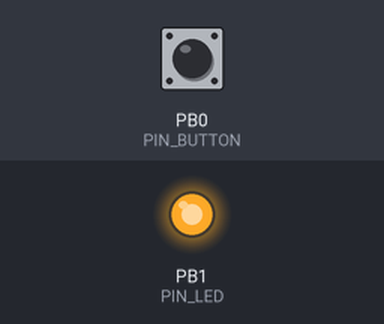
The sketch below on a simulated ATtiny85, built with avr-gcc and run on an emulated ATtiny85. On the bench: output pins drawn as LEDs (lit = HIGH). The test bench sets the inputs (shaded band); at power-on: PB0 (PIN_BUTTON) LOW.

Above: at 1.7 s.
1.8 s: PB0 (PIN_BUTTON) pulled HIGH for 3.2 s
At 7.59 s:
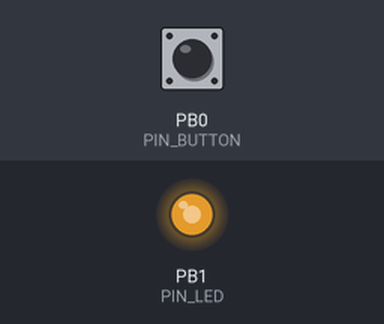
8.0 s: PB0 (PIN_BUTTON) pulled HIGH for 0.15 s
11.0 s: PB0 (PIN_BUTTON) pulled HIGH for 1 s
At 15.2 s:
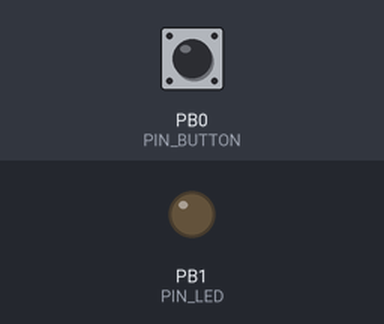
Timing chart, 0 to 20.7 s (numbered marks = the images above; inputs shaded):
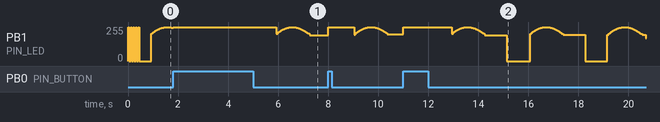

The sketch:

thebutton.ino
```cpp
// The button
// Handles a single button to act as a keyboard input

#include <Arduino.h>
#include <DigiKeyboard.h>

#define PIN_BUTTON 0
#define PIN_LED 1

// Uncomment to send a single keystroke
// #define KEYSTROKE KEY_F // to pay respects

// Uncomment to to send a keystroke + modifier
// #define KEYSTROKE KEY_L
// #define KEYSTROKE_MOD MOD_GUI_LEFT

// Uncomment to send a string
// #define KEY_MESSAGE "github.com/Chris-Johnston/the-button"

// Sends LSHIFT + RSHIFT ~ ~ to trigger a BSOD.
#define KEY_GRAVE 0x35 // Keyboard ` and ~
#define BSOD 1
#define LSHIFT_RSHIFT (MOD_SHIFT_LEFT | MOD_SHIFT_RIGHT)

#define DEBOUNCE_MS 50

unsigned long lastDebounceTime = 0;
int buttonState;
int lastButtonState = LOW;

void setup()
{
    pinMode(PIN_LED, OUTPUT);
    pinMode(PIN_BUTTON, INPUT);

    // blink on startup
    for (int i = 0; i < 5; i++)
    {
      digitalWrite(PIN_LED, HIGH);
      delay(50);
      digitalWrite(PIN_LED, LOW);
      delay(50);
    }
}

void loop()
{
    int state = digitalRead(PIN_BUTTON);

    if (state)
    {
      digitalWrite(PIN_LED, HIGH);
    }
    else
    {
     analogWrite(PIN_LED, abs(255 * sin((millis() - lastDebounceTime) / 1000.0)));
    }

    if (state != buttonState && (millis() - lastDebounceTime) > DEBOUNCE_MS)
    {
        buttonState = state;
        lastDebounceTime = millis();

        if (buttonState == HIGH)
        {
            digitalWrite(PIN_LED, HIGH);

            #ifdef KEYSTROKE
                #ifdef KEYSTROKE_MOD
                    DigiKeyboard.sendKeyPress(KEYSTROKE, KEYSTROKE_MOD);
                #else
                    DigiKeyboard.sendKeyPress(KEYSTROKE);
                #endif
            #endif

            #ifdef KEY_MESSAGE
            DigiKeyboard.write(KEY_MESSAGE);
            #endif

            #ifdef BSOD

            DigiKeyboard.sendKeyPress(KEY_GRAVE, LSHIFT_RSHIFT);
            DigiKeyboard.sendKeyPress(0, LSHIFT_RSHIFT);
            DigiKeyboard.sendKeyPress(KEY_GRAVE, LSHIFT_RSHIFT);
            DigiKeyboard.sendKeyPress(0, LSHIFT_RSHIFT);

            #endif
        }
        else
        {
            #if defined(KEYSTROKE) or defined(BSOD)
            // release
            DigiKeyboard.sendKeyPress(0);
            #endif
        }
    }
    DigiKeyboard.update();
}
```
